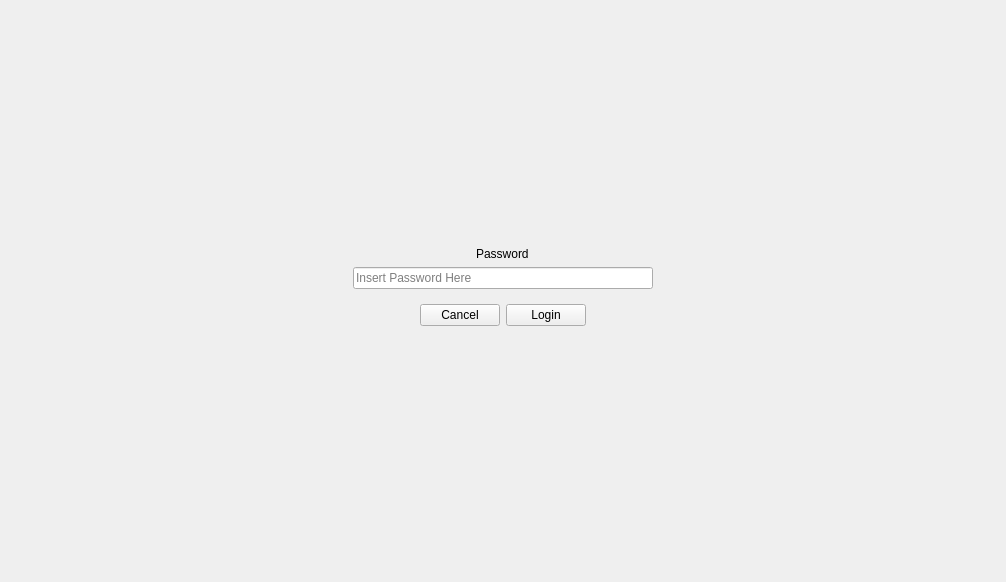
<?xml version="1.0" encoding="UTF-8"?>
<ui version="4.0">
 <class>AuthWidget</class>
 <widget class="QWidget" name="AuthWidget">
  <property name="geometry">
   <rect>
    <x>0</x>
    <y>0</y>
    <width>1006</width>
    <height>582</height>
   </rect>
  </property>
  <property name="windowTitle">
   <string>Form</string>
  </property>
  <property name="autoFillBackground">
   <bool>true</bool>
  </property>
  <layout class="QVBoxLayout" name="verticalLayout_3">
   <item>
    <spacer name="verticalSpacer">
     <property name="orientation">
      <enum>Qt::Vertical</enum>
     </property>
     <property name="sizeHint" stdset="0">
      <size>
       <width>20</width>
       <height>40</height>
      </size>
     </property>
    </spacer>
   </item>
   <item alignment="Qt::AlignHCenter|Qt::AlignVCenter">
    <widget class="QLabel" name="label">
     <property name="text">
      <string>Password</string>
     </property>
    </widget>
   </item>
   <item alignment="Qt::AlignHCenter">
    <widget class="QLineEdit" name="le_password">
     <property name="sizePolicy">
      <sizepolicy hsizetype="Minimum" vsizetype="Fixed">
       <horstretch>0</horstretch>
       <verstretch>0</verstretch>
      </sizepolicy>
     </property>
     <property name="minimumSize">
      <size>
       <width>300</width>
       <height>0</height>
      </size>
     </property>
     <property name="maximumSize">
      <size>
       <width>16777215</width>
       <height>16777215</height>
      </size>
     </property>
     <property name="echoMode">
      <enum>QLineEdit::Password</enum>
     </property>
     <property name="placeholderText">
      <string>Insert Password Here</string>
     </property>
    </widget>
   </item>
   <item alignment="Qt::AlignHCenter|Qt::AlignVCenter">
    <widget class="QWidget" name="horizontalWidget" native="true">
     <layout class="QHBoxLayout" name="horizontalLayout_2">
      <item>
       <widget class="QPushButton" name="pb_cancel">
        <property name="text">
         <string>Cancel</string>
        </property>
       </widget>
      </item>
      <item>
       <widget class="QPushButton" name="pb_login">
        <property name="text">
         <string>Login</string>
        </property>
       </widget>
      </item>
     </layout>
    </widget>
   </item>
   <item>
    <spacer name="verticalSpacer_2">
     <property name="orientation">
      <enum>Qt::Vertical</enum>
     </property>
     <property name="sizeHint" stdset="0">
      <size>
       <width>20</width>
       <height>40</height>
      </size>
     </property>
    </spacer>
   </item>
  </layout>
 </widget>
 <resources/>
 <connections/>
</ui>
